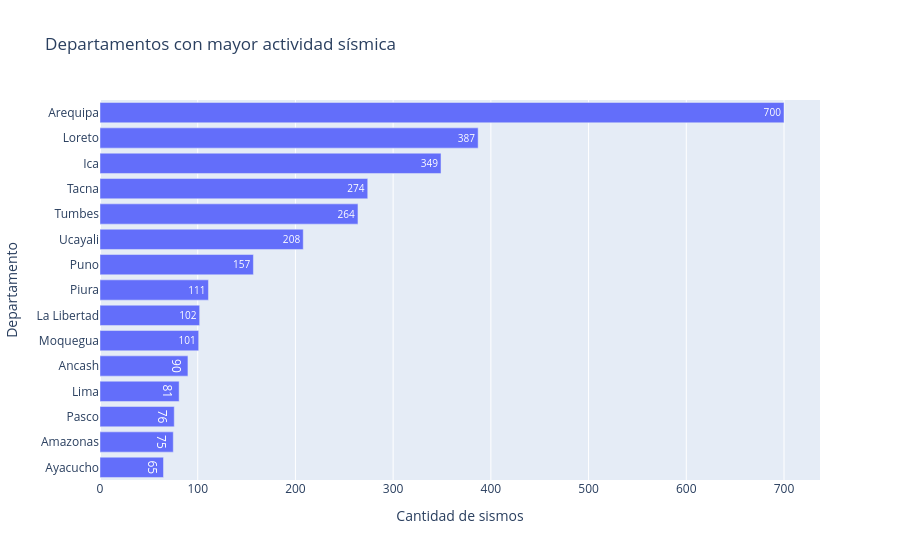

Notebook source saved alongside this figure:
### Markdown cell above
## Pregunta 1: ¿Qué departamentos concentran la mayor actividad sísmica?

### Code cell
ranking = df['departamento'].astype(str).value_counts().head(15).sort_values()
fig = px.bar(ranking, orientation='h', text_auto=True,
             labels={'value': 'Cantidad de sismos', 'departamento': 'Departamento'},
             title='Departamentos con mayor actividad sísmica')
fig.update_layout(showlegend=False)
fig.show()

### Figure 1 — Plotly figure (JSON) as saved in the notebook; plotly's stock layout.template omitted (floating-point values rounded to 4 significant figures)
{"data": [{"hovertemplate": "variable=count<br>Cantidad de sismos=%{x}<br>Departamento=%{y}<extra></extra>", "legendgroup": "count", "marker": {"color": "#636efa", "pattern": {"shape": ""}}, "name": "count", "orientation": "h", "showlegend": true, "textposition": "auto", "texttemplate": "%{x}", "type": "bar", "x": [65, 75, 76, 81, 90, 101, 102, 111, 157, 208, 264, 274, 349, 387, 700], "xaxis": "x", "y": ["Ayacucho", "Amazonas", "Pasco", "Lima", "Ancash", "Moquegua", "La Libertad", "Piura", "Puno", "Ucayali", "Tumbes", "Tacna", "Ica", "Loreto", "Arequipa"], "yaxis": "y"}], "layout": {"barmode": "relative", "legend": {"title": {"text": "variable"}, "tracegroupgap": 0}, "showlegend": false, "title": {"text": "Departamentos con mayor actividad sísmica"}, "xaxis": {"anchor": "y", "domain": [0, 1], "title": {"text": "Cantidad de sismos"}}, "yaxis": {"anchor": "x", "domain": [0, 1], "title": {"text": "Departamento"}}}}
